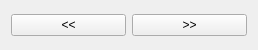
<?xml version="1.0" encoding="UTF-8"?>
<ui version="4.0">
 <class>AcetabularPrepNextBackWidget</class>
 <widget class="QWidget" name="AcetabularPrepNextBackWidget">
  <property name="geometry">
   <rect>
    <x>0</x>
    <y>0</y>
    <width>258</width>
    <height>50</height>
   </rect>
  </property>
  <property name="windowTitle">
   <string>AcetabularPrepNextBackWidget</string>
  </property>
  <layout class="QHBoxLayout" name="horizontalLayout">
   <item>
    <widget class="QPushButton" name="pushButtonBack">
     <property name="text">
      <string>&lt;&lt;</string>
     </property>
    </widget>
   </item>
   <item>
    <widget class="QPushButton" name="pushButtonNext">
     <property name="text">
      <string>&gt;&gt;</string>
     </property>
    </widget>
   </item>
  </layout>
 </widget>
 <resources/>
 <connections/>
</ui>
